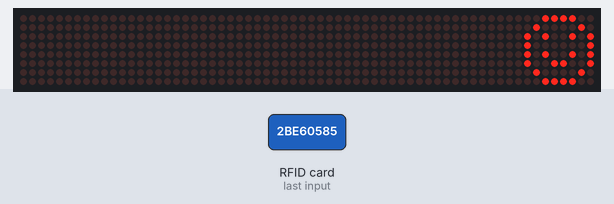
Bench run of a sketch on a simulated ESP8266 (NodeMCU). On the bench: 64×8 LED matrix. The test bench sets the inputs (shaded band). WiFi joins after 1.5 s; servers stay silent unless stated; what the sketch prints to the serial monitor is not drawn.

2.9 s: RFID card 2B E6 05 85 held to the reader
Above: at 6.5 s.
Timing chart, 0 to 8.0 s (numbered marks = the images above; inputs shaded):
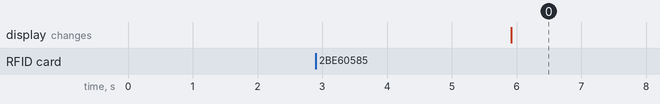

Measured:
- after the input at 2.9 s, the display: changes after 3.0 s (image 0)

The sketch:

rfid_mail.ino
```cpp
#include <SPI.h>
#include <MFRC522.h>
#include <LedControl.h>
#include <Arduino.h>
#include <ESP8266WiFi.h>
#include <ESP_Mail_Client.h>
#define WIFI_SSID "oppo"
#define WIFI_PASSWORD "rahulabc"

#define SMTP_server "smtp.gmail.com"
#define SMTP_Port 465


#define sender_email "f20213103@hyderabad.bits-pilani.ac.in"
#define sender_password "Password@f2021"

#define Recipient_email "avasthirahul60@gmail.com"


SMTPSession smtp;

int DIN=16;
int CS=5;
int CLK=4;
LedControl lc=LedControl(DIN,CLK,CS,0);
#define SS_PIN 2
#define RST_PIN 0
MFRC522 mfrc522(SS_PIN, RST_PIN);   // Create MFRC522 instance.

void setup()
{
  lc.shutdown(0,false);
  lc.setIntensity(0,15);
  lc.clearDisplay(0);
  SPI.begin();      // Initiate  SPI bus
  mfrc522.PCD_Init();   // Initiate MFRC522
  Serial.println("Approximate your card to the reader...");
  Serial.println();
  Serial.begin(115200);
  Serial.println();
  Serial.print("Connecting...");
  WiFi.begin(WIFI_SSID, WIFI_PASSWORD);
  while (WiFi.status() != WL_CONNECTED){
    Serial.print(".");
    delay(200);
  }
  Serial.println("");
  Serial.println("WiFi connected.");
  Serial.println("IP address: ");
  Serial.println(WiFi.localIP());
  Serial.println();
  smtp.debug(1);

}
void printByte(byte character[])
{
  int i=0;
  for(i=0;i<8;i++)
  {
    lc.setRow(0,i,character[i]);
  }
}
void loop()
{
  byte smile[8]=   {0x3C,0x42,0xA5,0x81,0xA5,0x99,0x42,0x3C};
  byte neutral[8]= {0x3C,0x42,0xA5,0x81,0xBD,0x81,0x42,0x3C};
  byte sad[8]=   {0x3C,0x42,0xA5,0x81,0x99,0xA5,0x42,0x3C};
  int l=0;
  // Look for new cards
  if ( ! mfrc522.PICC_IsNewCardPresent())
  {
    return;
  }
  // Select one of the cards
  if ( ! mfrc522.PICC_ReadCardSerial())
  {
    return;
  }
  //Show UID on serial monitor
  Serial.print("UID tag :");
  String content= "";
  byte letter;
  for (byte i = 0; i < mfrc522.uid.size; i++)
  {
     Serial.print(mfrc522.uid.uidByte[i] < 0x10 ? " 0" : " ");
     Serial.print(mfrc522.uid.uidByte[i], HEX);
     content.concat(String(mfrc522.uid.uidByte[i] < 0x10 ? " 0" : " "));
     content.concat(String(mfrc522.uid.uidByte[i], HEX));
  }
  Serial.println();
  Serial.print("Message : ");
  content.toUpperCase();
  if (content.substring(1) == "2B E6 05 85") //change here the UID of the card/cards that you want to give access
  {
    Serial.println("Authorized access");
    l=1;
    Serial.println();
    delay(3000);
  }

 else   {
    Serial.println(" Access denied");
    delay(3000);
    l=0;
  }
  if (l==1)
  {
    for(;;)
    {
    printByte(smile);
    delay(1000);
    }
    ESP_Mail_Session session;


  session.server.host_name = SMTP_server ;
  session.server.port = SMTP_Port;
  session.login.email = sender_email;
  session.login.password = sender_password;
  session.login.user_domain = "";

  SMTP_Message message;


  message.sender.name = "Doctor";
  message.sender.email = sender_email;
  message.subject = "covid vaccination status";
  message.addRecipient("rahul",Recipient_email);

   //Send HTML message
  String htmlMsg = "<div style=\"color:#0000FF;\"><h1>Hello Microcontrollerslab!</h1><p> You are vaccinated!!!</p></div>";
  message.html.content = htmlMsg.c_str();
  message.html.content = htmlMsg.c_str();
  message.text.charSet = "us-ascii";
  message.html.transfer_encoding = Content_Transfer_Encoding::enc_7bit;

  if (!smtp.connect(&session))
    return;


  if (!MailClient.sendMail(&smtp, &message))
    Serial.println("Error sending Email, " + smtp.errorReason());
  }
  else
  {
    printByte(sad);
    delay(1000);
  }
}
```
